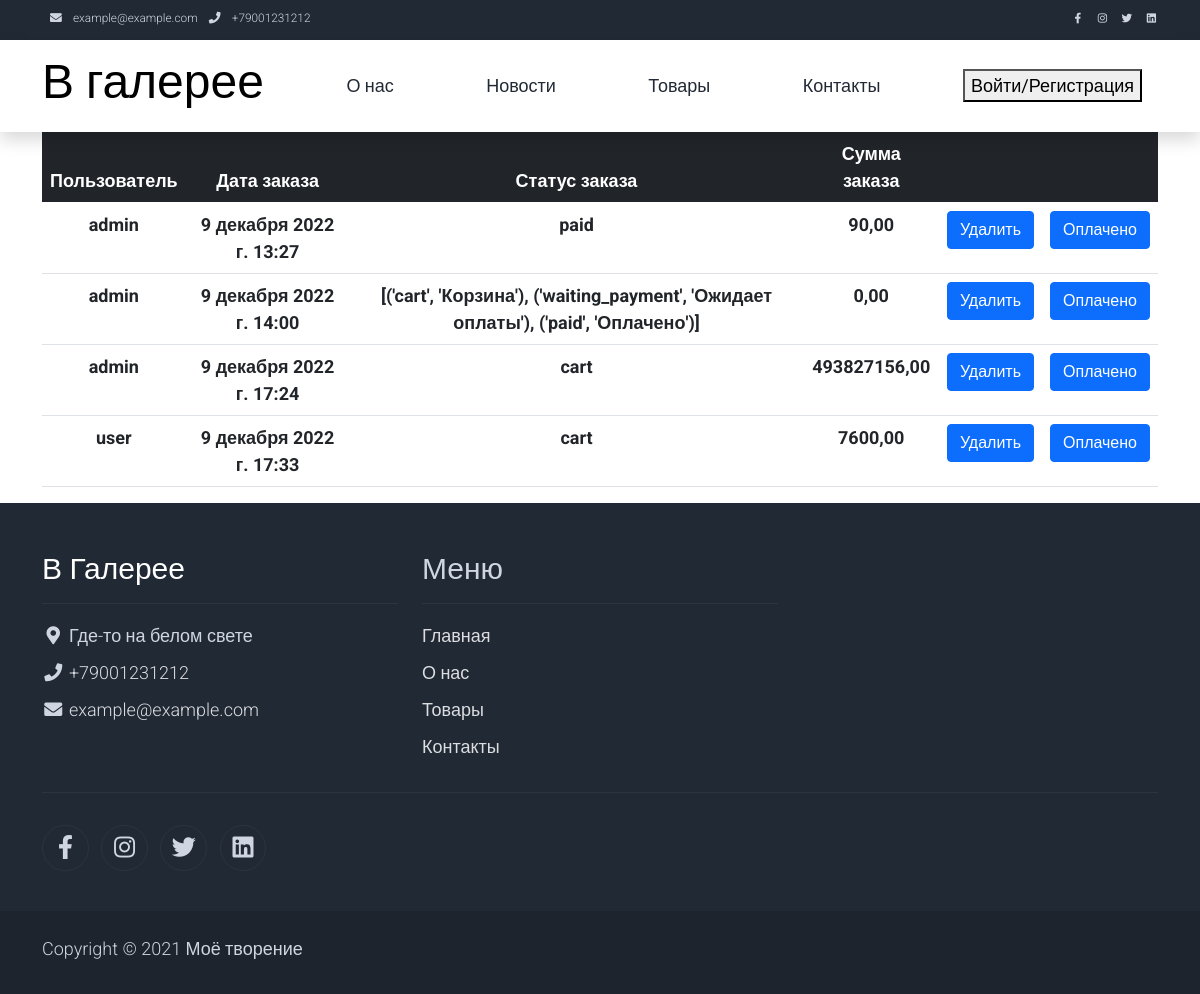
/manage_orders, run on an earlier commit of the app's database.
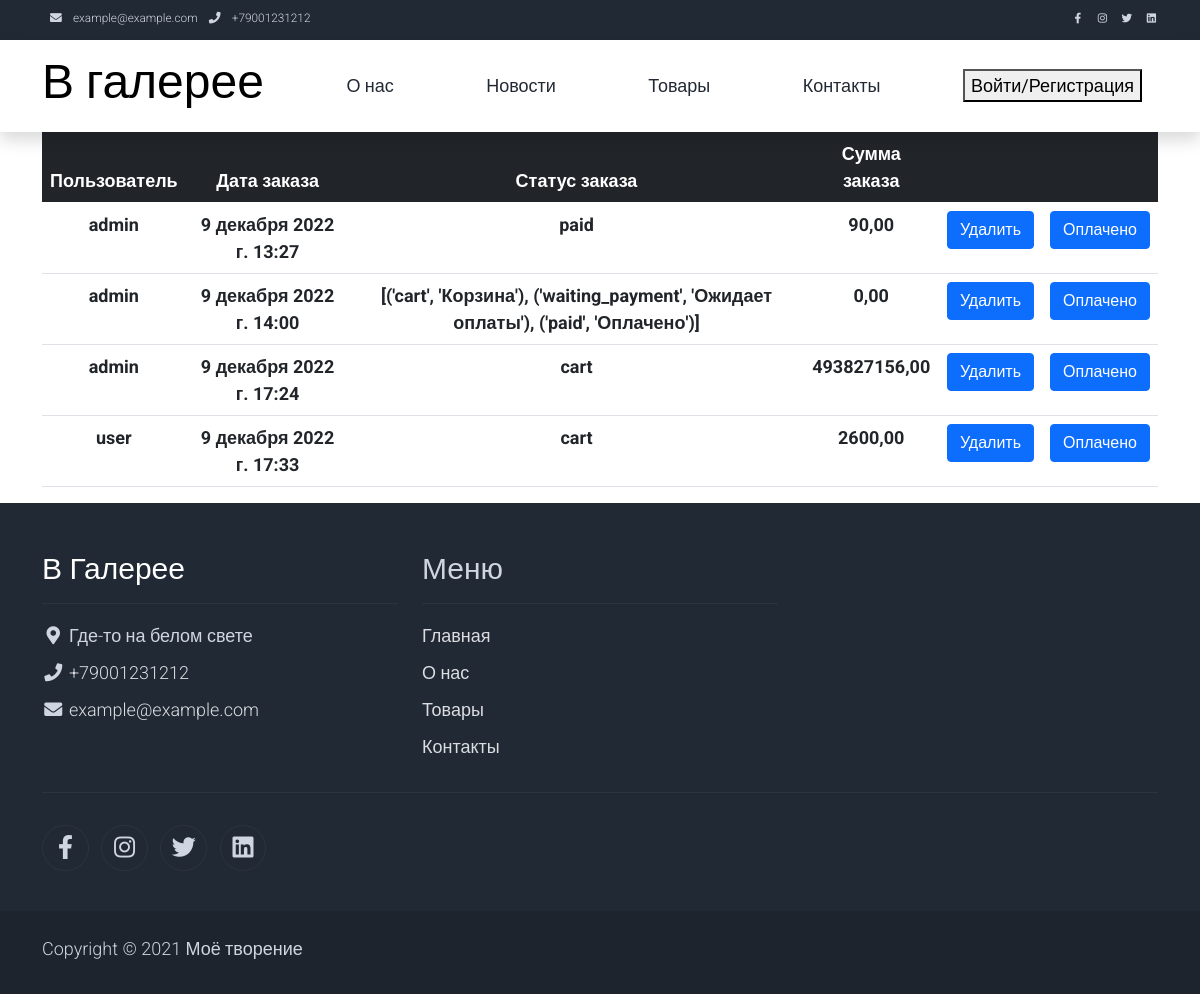
And on a later commit of the database.
### main/models.py (models this page shows, shortened)
class Order(models.Model):
    STATUS_CART = 'cart'
    STATUS_WAITING_PAYMENT = 'waiting_payment'
    STATUS_PAID = 'paid'
    STATUS = [
        (STATUS_CART, 'Корзина'),
        (STATUS_WAITING_PAYMENT, 'Ожидает оплаты'),
        (STATUS_PAID, 'Оплачено')
    ]
    user = models.ForeignKey(User, on_delete=models.CASCADE)
    status = models.CharField(max_length=32, choices=STATUS, default=STATUS_CART)
    amount = models.DecimalField(max_digits=20, decimal_places=2, blank=True, null=True)
    creation_time = models.DateTimeField(auto_now_add=True)
    payment = models.ForeignKey(Payment, on_delete=models.PROTECT, blank=True, null=True)
    comment = models.TextField(blank=True, null=True)

### main/views.py (the view)
# urls.py: path('manage_orders', views.manage_orders, name='manage_orders'),
def manage_orders(request):
    context = {
        'orders': Order.objects.all(),
    }
    return render(request, 'manage_orders.html', context)

### templates/manage_orders.html (shortened to what this page needs)
{% extends 'base.html' %}
{% block container %}
    <div class="container text-center">
        <table class="table">
            <thead class="table-dark">
            <tr>
                <th scope="col">Пользователь</th>
                <th scope="col">Дата заказа</th>
                <th scope="col">Статус заказа</th>
                <th scope="col">Сумма заказа</th>
                <th scope="col"></th>
                <th scope="col"></th>
            </tr>
            </thead>
            <tbody>
            {% for item in orders %}
                <tr>
                    <th scope="col">{{ item.user }}</th>
                    <th scope="col">{{ item.creation_time }}</th>
                    <th scope="col">{{ item.status }}</th>
                    <th scope="col">{{ item.amount }}</th>
                    <th scope="col">
                        <form method="POST" action="{% url 'delete_cart_manager' item.pk %}">
                            <button type="submit" class="btn btn-primary">Удалить</button>
                        </form>
                    </th>
                    <th scope="col">
                        <form method="POST" action="{% url 'status_paid' item.pk %}">
                            <button type="submit" class="btn btn-primary">Оплачено</button>
                        </form>
                    </th>
                </tr>
            {% endfor %}
            </tbody>
        </table>
    </div>
{% endblock container %}

What changed in the data, as far as the page shows it:
changed Order "9 декабря 2022 г. 17:33": amount "7600,00" → "2600,00"
